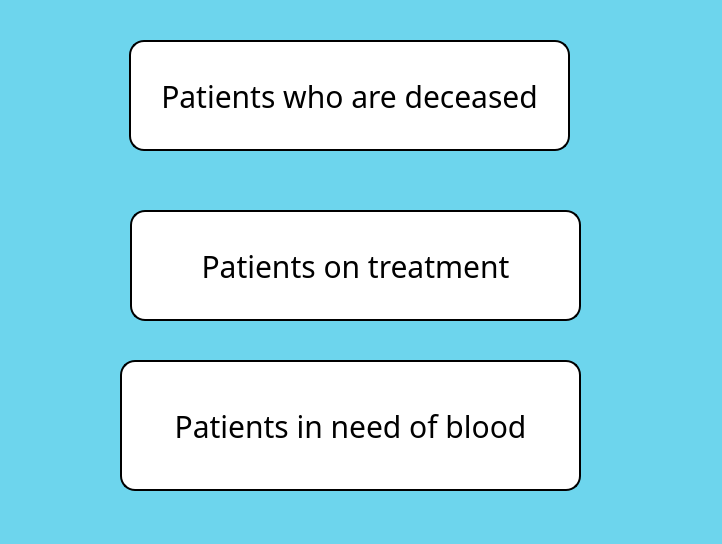
<?xml version="1.0" encoding="UTF-8"?>
<ui version="4.0">
 <class>Form</class>
 <widget class="QWidget" name="Form">
  <property name="geometry">
   <rect>
    <x>0</x>
    <y>0</y>
    <width>722</width>
    <height>544</height>
   </rect>
  </property>
  <property name="windowTitle">
   <string>Form</string>
  </property>
  <property name="styleSheet">
   <string notr="true">*{
    font-family: century gothic;
    font-size: 30px;
}

QToolButton
{
    background: #D1D2D2;
    border-radius: 30px;
}

QLabel
{
    color: black;
}

QPushButton
{
   border: 2px solid black;
   background-color: #D1D2D2;
   border-radius: 15px;
}

QPushButton:hover
{
   color: #D1D2D2;
   border-radius: 15px;
   background: #16A5C3;
}

QFrame
{
  background: #C7D1D1;
  border: 2px solid black
}
QWidget
{
  background-color:   #6dd5ed;
}

QMessageBox
{
   color: black;
   background-color: white;
}</string>
  </property>
  <widget class="QPushButton" name="pushButton">
   <property name="geometry">
    <rect>
     <x>129</x>
     <y>40</y>
     <width>441</width>
     <height>111</height>
    </rect>
   </property>
   <property name="styleSheet">
    <string notr="true">QPushButton
{
   border: 2px solid black;
   background-color: white;
   border-radius: 15px;
}

QPushButton:hover
{
   color: #D1D2D2;
   border-radius: 15px;
   background: #426a78;
}</string>
   </property>
   <property name="text">
    <string>Patients who are deceased</string>
   </property>
  </widget>
  <widget class="QPushButton" name="pushButton_2">
   <property name="geometry">
    <rect>
     <x>130</x>
     <y>210</y>
     <width>451</width>
     <height>111</height>
    </rect>
   </property>
   <property name="styleSheet">
    <string notr="true">QPushButton
{
   border: 2px solid black;
   background-color: white;
   border-radius: 15px;
}

QPushButton:hover
{
   color: #D1D2D2;
   border-radius: 15px;
   background: #426a78;
}</string>
   </property>
   <property name="text">
    <string>Patients on treatment</string>
   </property>
  </widget>
  <widget class="QPushButton" name="pushButton_3">
   <property name="geometry">
    <rect>
     <x>120</x>
     <y>360</y>
     <width>461</width>
     <height>131</height>
    </rect>
   </property>
   <property name="styleSheet">
    <string notr="true">QPushButton
{
   border: 2px solid black;
   background-color: white;
   border-radius: 15px;
}

QPushButton:hover
{
   color: #D1D2D2;
   border-radius: 15px;
   background: #426a78;
}</string>
   </property>
   <property name="text">
    <string>Patients in need of blood</string>
   </property>
  </widget>
 </widget>
 <resources/>
 <connections/>
</ui>
